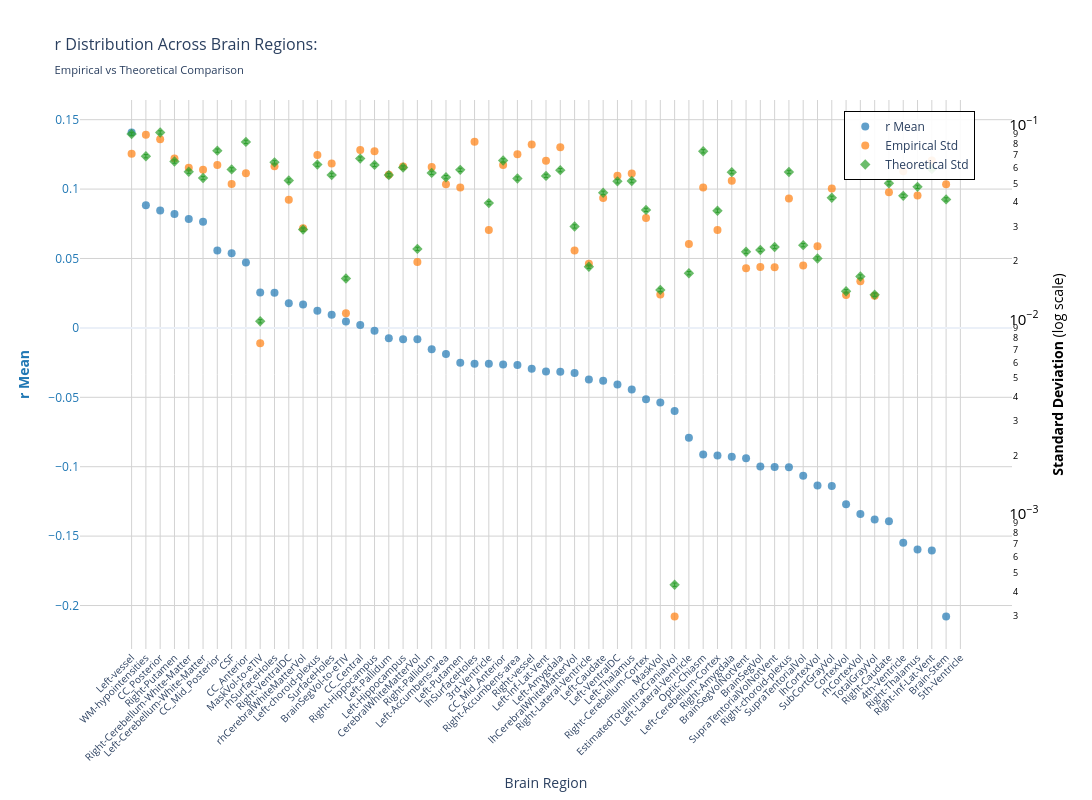
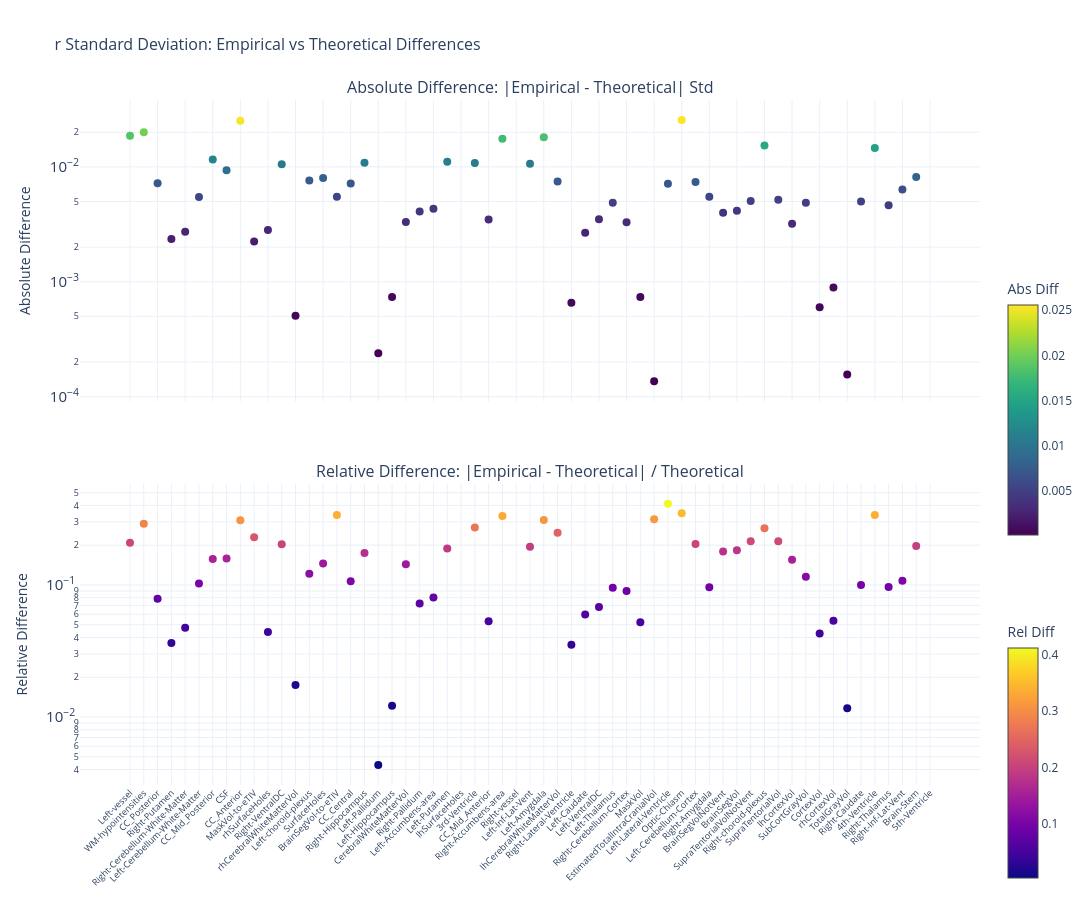

The code cell stored with these charts, in order, in its notebook:
### Markdown cell above
### F-statistic

### Code cell
nu_nav = df_npvr[(df_npvr["study"] == "longitudinal") & (df_npvr["group"] == "HC-PD")]
data_path = stats_dir / f"partial_correlation_longitudinal_{METRIC}.parquet"
df, stats = get_test_stats(
    data_path,
    stat_functions_F,
    nu_nav,
    hemisphere=False,
    study="longitudinal",
    raw_values=True,
)
show_figure(stats, hemisphere=False, stat_name="r", study="longitudinal", metric=METRIC)

### Figure 1 — Plotly figure (JSON) as saved in the notebook; plotly's stock layout.template omitted (floating-point values rounded to 4 significant figures)
{"data": [{"hovertemplate": "<b>%{x}</b><br>Mean r: %{y:.2f}<br><extra></extra>", "marker": {"color": "#1f77b4", "opacity": 0.7, "size": 8}, "mode": "markers", "name": "r Mean", "type": "scatter", "x": ["Left-vessel", "WM-hypointensities", "CC_Posterior", "Right-Putamen", "Right-Cerebellum-White-Matter", "Left-Cerebellum-White-Matter", "CC_Mid_Posterior", "CSF", "CC_Anterior", "MaskVol-to-eTIV", "rhSurfaceHoles", "Right-VentralDC", "rhCerebralWhiteMatterVol", "Left-choroid-plexus", "SurfaceHoles", "BrainSegVol-to-eTIV", "CC_Central", "Right-Hippocampus", "Left-Pallidum", "Left-Hippocampus", "CerebralWhiteMatterVol", "Right-Pallidum", "Left-Accumbens-area", "Left-Putamen", "lhSurfaceHoles", "3rd-Ventricle", "CC_Mid_Anterior", "Right-Accumbens-area", "Right-vessel", "Left-Inf-Lat-Vent", "Left-Amygdala", "lhCerebralWhiteMatterVol", "Right-Lateral-Ventricle", "Left-Caudate", "Left-VentralDC", "Left-Thalamus", "Right-Cerebellum-Cortex", "MaskVol", "EstimatedTotalIntraCranialVol", "Left-Lateral-Ventricle", "Optic-Chiasm", "Left-Cerebellum-Cortex", "Right-Amygdala", "BrainSegVolNotVent", "BrainSegVol", "SupraTentorialVolNotVent", "Right-choroid-plexus", "SupraTentorialVol", "lhCortexVol", "SubCortGrayVol", "CortexVol", "rhCortexVol", "TotalGrayVol", "Right-Caudate", "4th-Ventricle", "Right-Thalamus", "Right-Inf-Lat-Vent", "Brain-Stem", "5th-Ventricle"], "y": [0.1408, 0.08839, 0.08453, 0.0821, 0.07853, 0.07642, 0.05581, 0.05371, 0.04711, 0.02548, 0.02539, 0.01778, 0.01677, 0.01232, 0.009533, 0.004698, 0.002019, -0.002007, -0.007509, -0.008214, -0.008261, -0.01539, -0.01877, -0.02511, -0.02574, -0.02587, -0.02638, -0.0268, -0.02935, -0.03138, -0.03157, -0.03253, -0.03723, -0.03802, -0.04076, -0.0444, -0.05137, -0.05375, -0.05989, -0.07915, -0.09117, -0.09193, -0.09276, -0.09396, -0.09984, -0.1001, -0.1004, -0.1065, -0.1135, -0.1139, -0.127, -0.1342, -0.138, -0.1393, -0.1548, -0.1596, -0.1604, -0.2079, NaN], "yaxis": "y"}, {"hovertemplate": "<b>%{x}</b><br>Empirical Std: %{y:.3f}<br><extra></extra>", "marker": {"color": "#ff7f0e", "opacity": 0.7, "size": 8, "symbol": "circle"}, "mode": "markers", "name": "Empirical Std", "type": "scatter", "x": ["Left-vessel", "WM-hypointensities", "CC_Posterior", "Right-Putamen", "Right-Cerebellum-White-Matter", "Left-Cerebellum-White-Matter", "CC_Mid_Posterior", "CSF", "CC_Anterior", "MaskVol-to-eTIV", "rhSurfaceHoles", "Right-VentralDC", "rhCerebralWhiteMatterVol", "Left-choroid-plexus", "SurfaceHoles", "BrainSegVol-to-eTIV", "CC_Central", "Right-Hippocampus", "Left-Pallidum", "Left-Hippocampus", "CerebralWhiteMatterVol", "Right-Pallidum", "Left-Accumbens-area", "Left-Putamen", "lhSurfaceHoles", "3rd-Ventricle", "CC_Mid_Anterior", "Right-Accumbens-area", "Right-vessel", "Left-Inf-Lat-Vent", "Left-Amygdala", "lhCerebralWhiteMatterVol", "Right-Lateral-Ventricle", "Left-Caudate", "Left-VentralDC", "Left-Thalamus", "Right-Cerebellum-Cortex", "MaskVol", "EstimatedTotalIntraCranialVol", "Left-Lateral-Ventricle", "Optic-Chiasm", "Left-Cerebellum-Cortex", "Right-Amygdala", "BrainSegVolNotVent", "BrainSegVol", "SupraTentorialVolNotVent", "Right-choroid-plexus", "SupraTentorialVol", "lhCortexVol", "SubCortGrayVol", "CortexVol", "rhCortexVol", "TotalGrayVol", "Right-Caudate", "4th-Ventricle", "Right-Thalamus", "Right-Inf-Lat-Vent", "Brain-Stem", "5th-Ventricle"], "y": [0.071, 0.08899, 0.08418, 0.06709, 0.06016, 0.05875, 0.06208, 0.04966, 0.05646, 0.007534, 0.06133, 0.0412, 0.02944, 0.07004, 0.06326, 0.01075, 0.07419, 0.07312, 0.05539, 0.06105, 0.01973, 0.0607, 0.04949, 0.04761, 0.08176, 0.02882, 0.06212, 0.07056, 0.07913, 0.06527, 0.07661, 0.02258, 0.0193, 0.04206, 0.05473, 0.05628, 0.03324, 0.01344, 0.000297, 0.0244, 0.04757, 0.02882, 0.05164, 0.01829, 0.01859, 0.01852, 0.04185, 0.01891, 0.02375, 0.04704, 0.01334, 0.01572, 0.01323, 0.04505, 0.05776, 0.04337, 0.06563, 0.04952, NaN], "yaxis": "y2"}, {"error_y": {"array": [0.001782, 0.001371, 0.001815, 0.001286, 0.001141, 0.001059, 0.001464, 0.001172, 0.001623, 0.0001943, 0.001275, 0.001028, 0.0005748, 0.001241, 0.001098, 0.0003226, 0.001332, 0.001237, 0.001096, 0.001199, 0.0004577, 0.001125, 0.001069, 0.001166, NaN, 0.0007869, 0.001303, 0.001052, NaN, 0.001086, 0.001162, 0.0005968, 0.0003705, 0.0008889, 0.001018, 0.001021, 0.0007259, 0.0002816, 8.6e-06, 0.0003432, 0.001453, 0.0007193, 0.001135, 0.0004425, 0.0004519, 0.0004683, 0.001137, 0.0004783, 0.0004085, 0.000838, 0.000277, 0.00033, 0.0002661, 0.0009944, 0.0008574, 0.0009538, 0.001177, 0.0008219, NaN], "arrayminus": [0.001746, 0.001343, 0.001779, 0.001261, 0.001119, 0.001038, 0.001435, 0.001149, 0.001591, 0.0001904, 0.001249, 0.001007, 0.0005634, 0.001216, 0.001076, 0.0003162, 0.001306, 0.001212, 0.001074, 0.001175, 0.0004486, 0.001102, 0.001048, 0.001143, NaN, 0.0007713, 0.001278, 0.001031, NaN, 0.001064, 0.001139, 0.000585, 0.0003632, 0.0008713, 0.0009978, 0.001001, 0.0007115, 0.000276, 8.43e-06, 0.0003364, 0.001424, 0.0007051, 0.001113, 0.0004337, 0.0004429, 0.000459, 0.001115, 0.0004688, 0.0004004, 0.0008214, 0.0002715, 0.0003234, 0.0002608, 0.0009747, 0.0008404, 0.0009349, 0.001154, 0.0008056, NaN], "color": "#2ca02c", "thickness": 1, "type": "data", "visible": true, "width": 2}, "hovertemplate": "<b>%{x}</b><br>Theoretical Std: %{y:.3f}<br><extra></extra>", "marker": {"color": "#2ca02c", "opacity": 0.7, "size": 8, "symbol": "diamond"}, "mode": "markers", "name": "Theoretical Std", "type": "scatter", "x": ["Left-vessel", "WM-hypointensities", "CC_Posterior", "Right-Putamen", "Right-Cerebellum-White-Matter", "Left-Cerebellum-White-Matter", "CC_Mid_Posterior", "CSF", "CC_Anterior", "MaskVol-to-eTIV", "rhSurfaceHoles", "Right-VentralDC", "rhCerebralWhiteMatterVol", "Left-choroid-plexus", "SurfaceHoles", "BrainSegVol-to-eTIV", "CC_Central", "Right-Hippocampus", "Left-Pallidum", "Left-Hippocampus", "CerebralWhiteMatterVol", "Right-Pallidum", "Left-Accumbens-area", "Left-Putamen", "lhSurfaceHoles", "3rd-Ventricle", "CC_Mid_Anterior", "Right-Accumbens-area", "Right-vessel", "Left-Inf-Lat-Vent", "Left-Amygdala", "lhCerebralWhiteMatterVol", "Right-Lateral-Ventricle", "Left-Caudate", "Left-VentralDC", "Left-Thalamus", "Right-Cerebellum-Cortex", "MaskVol", "EstimatedTotalIntraCranialVol", "Left-Lateral-Ventricle", "Optic-Chiasm", "Left-Cerebellum-Cortex", "Right-Amygdala", "BrainSegVolNotVent", "BrainSegVol", "SupraTentorialVolNotVent", "Right-choroid-plexus", "SupraTentorialVol", "lhCortexVol", "SubCortGrayVol", "CortexVol", "rhCortexVol", "TotalGrayVol", "Right-Caudate", "4th-Ventricle", "Right-Thalamus", "Right-Inf-Lat-Vent", "Brain-Stem", "5th-Ventricle"], "y": [0.08967, 0.06898, 0.09137, 0.06473, 0.05743, 0.05329, 0.07367, 0.059, 0.0817, 0.009778, 0.06414, 0.05171, 0.02893, 0.06245, 0.05525, 0.01624, 0.06705, 0.06224, 0.05515, 0.06032, 0.02304, 0.05661, 0.05382, 0.05867, NaN, 0.0396, 0.0656, 0.05295, NaN, 0.05465, 0.05849, 0.03004, 0.01865, 0.04474, 0.05124, 0.0514, 0.03653, 0.01417, 0.0004328, 0.01727, 0.07312, 0.0362, 0.05713, 0.02227, 0.02274, 0.02357, 0.05723, 0.02407, 0.02056, 0.04218, 0.01394, 0.01661, 0.01339, 0.05005, 0.04315, 0.048, 0.05926, 0.04137, NaN], "yaxis": "y2"}], "layout": {"height": 800, "hovermode": "x", "legend": {"bgcolor": "rgba(255, 255, 255, 0.9)", "bordercolor": "black", "borderwidth": 1, "font": {"size": 12}, "orientation": "v", "x": 0.82, "y": 0.98}, "title": {"font": {"size": 16}, "text": "r Distribution Across Brain Regions:<br><sub>Empirical vs Theoretical Comparison</sub>"}, "width": 1400, "xaxis": {"gridcolor": "lightgray", "showgrid": true, "tickangle": -45, "tickfont": {"size": 10}, "title": {"text": "Brain Region"}}, "yaxis": {"gridcolor": "lightgray", "showgrid": true, "side": "left", "tickfont": {"color": "#1f77b4"}, "title": {"font": {"color": "#1f77b4"}, "text": "<b>r Mean</b>"}}, "yaxis2": {"exponentformat": "power", "overlaying": "y", "showgrid": false, "side": "right", "tickfont": {"color": "black"}, "title": {"font": {"color": "black"}, "text": "<b>Standard Deviation</b> (log scale)"}, "type": "log"}}}

### Figure 2 — Plotly figure (JSON) as saved in the notebook; plotly's stock layout.template omitted (floating-point values rounded to 4 significant figures)
{"data": [{"hovertemplate": "<b>%{x}</b><br>Abs Diff: %{y:.4f}<br><extra></extra>", "marker": {"color": [0.01867, 0.02001, 0.007187, 0.002354, 0.002725, 0.005467, 0.01159, 0.009344, 0.02524, 0.002244, 0.002818, 0.01052, 0.000505, 0.007594, 0.008016, 0.00549, 0.007148, 0.01088, 0.0002391, 0.0007348, 0.003305, 0.00409, 0.004329, 0.01106, NaN, 0.01079, 0.003484, 0.0176, NaN, 0.01062, 0.01812, 0.007461, 0.0006577, 0.002675, 0.003494, 0.004884, 0.00329, 0.0007384, 0.0001359, 0.007124, 0.02555, 0.00738, 0.005486, 0.00398, 0.004157, 0.005045, 0.01539, 0.005167, 0.003192, 0.004864, 0.0005987, 0.0008906, 0.000156, 0.004992, 0.01461, 0.004635, 0.006366, 0.008156, NaN], "colorbar": {"len": 0.4, "title": {"text": "Abs Diff"}, "y": 0.75, "yanchor": "top"}, "colorscale": [[0.0, "#440154"], [0.1111, "#482878"], [0.2222, "#3e4989"], [0.3333, "#31688e"], [0.4444, "#26828e"], [0.5556, "#1f9e89"], [0.6667, "#35b779"], [0.7778, "#6ece58"], [0.8889, "#b5de2b"], [1.0, "#fde725"]], "showscale": true, "size": 8}, "mode": "markers", "name": "Absolute", "type": "scatter", "x": ["Left-vessel", "WM-hypointensities", "CC_Posterior", "Right-Putamen", "Right-Cerebellum-White-Matter", "Left-Cerebellum-White-Matter", "CC_Mid_Posterior", "CSF", "CC_Anterior", "MaskVol-to-eTIV", "rhSurfaceHoles", "Right-VentralDC", "rhCerebralWhiteMatterVol", "Left-choroid-plexus", "SurfaceHoles", "BrainSegVol-to-eTIV", "CC_Central", "Right-Hippocampus", "Left-Pallidum", "Left-Hippocampus", "CerebralWhiteMatterVol", "Right-Pallidum", "Left-Accumbens-area", "Left-Putamen", "lhSurfaceHoles", "3rd-Ventricle", "CC_Mid_Anterior", "Right-Accumbens-area", "Right-vessel", "Left-Inf-Lat-Vent", "Left-Amygdala", "lhCerebralWhiteMatterVol", "Right-Lateral-Ventricle", "Left-Caudate", "Left-VentralDC", "Left-Thalamus", "Right-Cerebellum-Cortex", "MaskVol", "EstimatedTotalIntraCranialVol", "Left-Lateral-Ventricle", "Optic-Chiasm", "Left-Cerebellum-Cortex", "Right-Amygdala", "BrainSegVolNotVent", "BrainSegVol", "SupraTentorialVolNotVent", "Right-choroid-plexus", "SupraTentorialVol", "lhCortexVol", "SubCortGrayVol", "CortexVol", "rhCortexVol", "TotalGrayVol", "Right-Caudate", "4th-Ventricle", "Right-Thalamus", "Right-Inf-Lat-Vent", "Brain-Stem", "5th-Ventricle"], "xaxis": "x", "y": [0.01867, 0.02001, 0.007187, 0.002354, 0.002725, 0.005467, 0.01159, 0.009344, 0.02524, 0.002244, 0.002818, 0.01052, 0.000505, 0.007594, 0.008016, 0.00549, 0.007148, 0.01088, 0.0002391, 0.0007348, 0.003305, 0.00409, 0.004329, 0.01106, NaN, 0.01079, 0.003484, 0.0176, NaN, 0.01062, 0.01812, 0.007461, 0.0006577, 0.002675, 0.003494, 0.004884, 0.00329, 0.0007384, 0.0001359, 0.007124, 0.02555, 0.00738, 0.005486, 0.00398, 0.004157, 0.005045, 0.01539, 0.005167, 0.003192, 0.004864, 0.0005987, 0.0008906, 0.000156, 0.004992, 0.01461, 0.004635, 0.006366, 0.008156, NaN], "yaxis": "y"}, {"hovertemplate": "<b>%{x}</b><br>Rel Diff: %{y:.2%}<br><extra></extra>", "marker": {"color": [0.2082, 0.2901, 0.07866, 0.03637, 0.04744, 0.1026, 0.1573, 0.1584, 0.309, 0.2295, 0.04393, 0.2034, 0.01746, 0.1216, 0.1451, 0.3381, 0.1066, 0.1749, 0.004335, 0.01218, 0.1435, 0.07225, 0.08044, 0.1885, NaN, 0.2724, 0.0531, 0.3325, NaN, 0.1944, 0.3098, 0.2484, 0.03527, 0.05979, 0.0682, 0.09501, 0.09007, 0.0521, 0.3139, 0.4124, 0.3494, 0.2039, 0.09604, 0.1787, 0.1828, 0.2141, 0.2688, 0.2146, 0.1553, 0.1153, 0.04294, 0.05362, 0.01165, 0.09974, 0.3385, 0.09656, 0.1074, 0.1972, NaN], "colorbar": {"len": 0.4, "title": {"text": "Rel Diff"}, "y": 0.25, "yanchor": "top"}, "colorscale": [[0.0, "#0d0887"], [0.1111, "#46039f"], [0.2222, "#7201a8"], [0.3333, "#9c179e"], [0.4444, "#bd3786"], [0.5556, "#d8576b"], [0.6667, "#ed7953"], [0.7778, "#fb9f3a"], [0.8889, "#fdca26"], [1.0, "#f0f921"]], "showscale": true, "size": 8}, "mode": "markers", "name": "Relative", "type": "scatter", "x": ["Left-vessel", "WM-hypointensities", "CC_Posterior", "Right-Putamen", "Right-Cerebellum-White-Matter", "Left-Cerebellum-White-Matter", "CC_Mid_Posterior", "CSF", "CC_Anterior", "MaskVol-to-eTIV", "rhSurfaceHoles", "Right-VentralDC", "rhCerebralWhiteMatterVol", "Left-choroid-plexus", "SurfaceHoles", "BrainSegVol-to-eTIV", "CC_Central", "Right-Hippocampus", "Left-Pallidum", "Left-Hippocampus", "CerebralWhiteMatterVol", "Right-Pallidum", "Left-Accumbens-area", "Left-Putamen", "lhSurfaceHoles", "3rd-Ventricle", "CC_Mid_Anterior", "Right-Accumbens-area", "Right-vessel", "Left-Inf-Lat-Vent", "Left-Amygdala", "lhCerebralWhiteMatterVol", "Right-Lateral-Ventricle", "Left-Caudate", "Left-VentralDC", "Left-Thalamus", "Right-Cerebellum-Cortex", "MaskVol", "EstimatedTotalIntraCranialVol", "Left-Lateral-Ventricle", "Optic-Chiasm", "Left-Cerebellum-Cortex", "Right-Amygdala", "BrainSegVolNotVent", "BrainSegVol", "SupraTentorialVolNotVent", "Right-choroid-plexus", "SupraTentorialVol", "lhCortexVol", "SubCortGrayVol", "CortexVol", "rhCortexVol", "TotalGrayVol", "Right-Caudate", "4th-Ventricle", "Right-Thalamus", "Right-Inf-Lat-Vent", "Brain-Stem", "5th-Ventricle"], "xaxis": "x2", "y": [0.2082, 0.2901, 0.07866, 0.03637, 0.04744, 0.1026, 0.1573, 0.1584, 0.309, 0.2295, 0.04393, 0.2034, 0.01746, 0.1216, 0.1451, 0.3381, 0.1066, 0.1749, 0.004335, 0.01218, 0.1435, 0.07225, 0.08044, 0.1885, NaN, 0.2724, 0.0531, 0.3325, NaN, 0.1944, 0.3098, 0.2484, 0.03527, 0.05979, 0.0682, 0.09501, 0.09007, 0.0521, 0.3139, 0.4124, 0.3494, 0.2039, 0.09604, 0.1787, 0.1828, 0.2141, 0.2688, 0.2146, 0.1553, 0.1153, 0.04294, 0.05362, 0.01165, 0.09974, 0.3385, 0.09656, 0.1074, 0.1972, NaN], "yaxis": "y2"}], "layout": {"annotations": [{"font": {"size": 16}, "showarrow": false, "text": "Absolute Difference: |Empirical - Theoretical| Std", "x": 0.5, "xanchor": "center", "xref": "paper", "y": 1.0, "yanchor": "bottom", "yref": "paper"}, {"font": {"size": 16}, "showarrow": false, "text": "Relative Difference: |Empirical - Theoretical| / Theoretical", "x": 0.5, "xanchor": "center", "xref": "paper", "y": 0.44, "yanchor": "bottom", "yref": "paper"}], "height": 900, "hovermode": "x unified", "showlegend": false, "title": {"font": {"size": 16}, "text": "r Standard Deviation: Empirical vs Theoretical Differences"}, "width": 1400, "xaxis": {"anchor": "y", "domain": [0.0, 1.0], "showticklabels": false}, "xaxis2": {"anchor": "y2", "domain": [0.0, 1.0], "tickangle": -45, "tickfont": {"size": 9}}, "yaxis": {"anchor": "x", "domain": [0.56, 1.0], "exponentformat": "power", "title": {"text": "Absolute Difference"}, "type": "log"}, "yaxis2": {"anchor": "x2", "domain": [0.0, 0.44], "exponentformat": "power", "title": {"text": "Relative Difference"}, "type": "log"}}}
